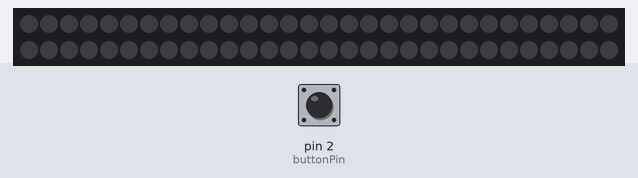
Recording of a sketch running on a simulated Arduino Uno, built with avr-gcc and run on an emulated ATmega328P. On the bench: 60 RGB LEDs in strip order, left to right, continuing on the next row. The inputs (shaded band) are chosen by the test bench; at power-on: pin 2 (buttonPin) LOW. Dim RGB values are drawn brighter than linear; random numbers use the default seed unless the sketch sets one.

Above: at 3.9 s.
4.0 s: pin 2 (buttonPin) pulled HIGH for 1.2 s
At 5.04 s:
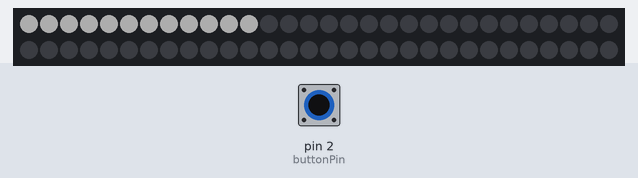
7.0 s: pin 2 (buttonPin) pulled HIGH for 3.2 s
At 10.0 s:
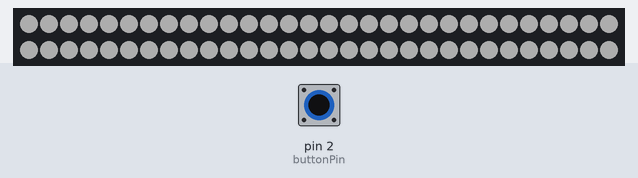
At 13.24 s:
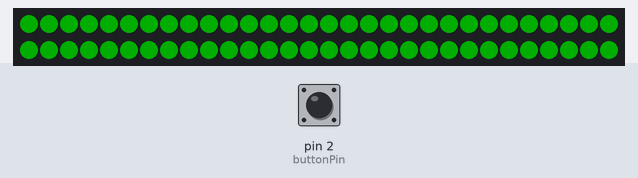

The sketch:

CrazyTests.ino
```cpp
#include <Adafruit_NeoPixel.h>
#define LED_PIN    6
#define LED_COUNT 60

Adafruit_NeoPixel strip(LED_COUNT, LED_PIN, NEO_GRB + NEO_KHZ800);

#include "FastLED.h"
#define NUM_LEDS 60
CRGB leds[NUM_LEDS];
#define PIN 6
byte red = 0;
byte green = 0xff;
byte blue = 0;
int numberOfFlashes;
int delayBetweenFlashes;
int pauseAfterEffect;


// constants won't change. They're used here to set pin numbers:
const int buttonPin = 2;     // the number of the pushbutton pin
const int ledPin =  13;      // the number of the LED pin

// variables will change:
int buttonState = 0;         // variable for reading the pushbutton status

void setup() {
    strip.begin();           // INITIALIZE NeoPixel strip object (REQUIRED)
  strip.show();            // Turn OFF all pixels ASAP
  strip.setBrightness(50); // Set BRIGHTNESS to about 1/5 (max = 255)
  FastLED.addLeds<WS2811, PIN, GRB>(leds, NUM_LEDS).setCorrection( TypicalLEDStrip );
  randomSeed(analogRead(0));
  // initialize the pushbutton pin as an input:
  pinMode(buttonPin, INPUT);
}

void loop() {
  // read the state of the pushbutton value:
  buttonState = digitalRead(buttonPin);

  // check if the pushbutton is pressed. If it is, the buttonState is HIGH:
  if (buttonState == HIGH) {
     colorWipe(strip.Color(255,   255,   255), 25); // White
  } else {
  numberOfFlashes=random(10);  // random number between 0 and 10
  delayBetweenFlashes=random(100);  // random number between 0 and 100
  pauseAfterEffect=random(1000);  // random number between 0 and 1000
  Strobe(red, green, blue, numberOfFlashes, delayBetweenFlashes, pauseAfterEffect);
}
}

void colorWipe(uint32_t color, int wait) {
  for(int i=0; i<strip.numPixels(); i++) { // For each pixel in strip...
    strip.setPixelColor(i, color);         //  Set pixel's color (in RAM)
    strip.show();                          //  Update strip to match
    delay(wait);                           //  Pause for a moment
  }
}

void Strobe(byte red, byte green, byte blue, int StrobeCount, int FlashDelay, int EndPause){
  for(int j = 0; j < StrobeCount; j++) {
    setAll(red,green,blue);
    showStrip();
    delay(FlashDelay);
    setAll(0,0,0);
    showStrip();
    delay(FlashDelay);
  }

 delay(EndPause);
}
//  REPLACE TO HERE
void showStrip() {
 #ifdef ADAFRUIT_NEOPIXEL_H
   // NeoPixel
   strip.show();
 #endif
 #ifndef ADAFRUIT_NEOPIXEL_H
   // FastLED
   FastLED.show();
 #endif
}
void setPixel(int Pixel, byte red, byte green, byte blue) {
 #ifdef ADAFRUIT_NEOPIXEL_H
   // NeoPixel
   strip.setPixelColor(Pixel, strip.Color(red, green, blue));
 #endif
 #ifndef ADAFRUIT_NEOPIXEL_H
   // FastLED
   leds[Pixel].r = red;
   leds[Pixel].g = green;
   leds[Pixel].b = blue;
 #endif
}
void setAll(byte red, byte green, byte blue) {
  for(int i = 0; i < NUM_LEDS; i++ ) {
    setPixel(i, red, green, blue);
  }
  showStrip();
}
```
